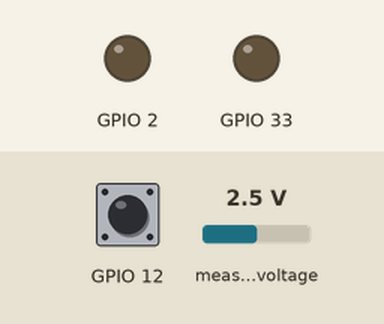
Recording of a sketch running on a simulated ESP32. Parts: output pins drawn as LEDs (lit = HIGH). The test bench sets the inputs (shaded band); at power-on: GPIO 12 HIGH, measured voltage 2.5 V. WiFi joins after 1.5 s; servers stay silent unless stated.

Above: at 0.1 s.
At 1.3 s:
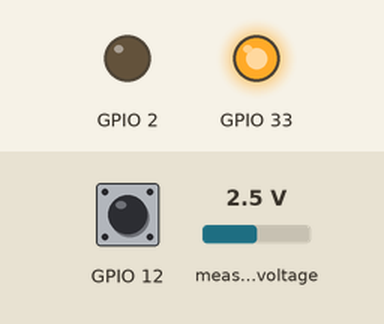
Timing chart, 0 to 2.8 s (numbered marks = the images above):
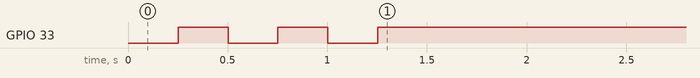

The sketch:

Main.ino
```cpp
#include "WiFi.h"
#include "AsyncUDP.h"
#include "ADS1X15.h"

// CONFIG NETWORK AND WIFI
const char * ssid = "Vodafone-Righele";
const char * password = "manu2808";
IPAddress myIP(192,168,1,90);
IPAddress myGATEWAY(192,168,1,1);
IPAddress mySUBNET(255,255,255,0);
int myPORT = 6969;
IPAddress serverIP(192,168,1,35);
int serverPORT = 6969;

// PINs
struct PinConfig {
  int EncP1=12;
  int EncP2=13;
  int LED=33;
  int Actuators=2;
  int SDA=14;
  int SCL=15;
} PIN;

// UDP vars
AsyncUDP udp_tx, udp_rx;
struct WriteConfig {
  const char * rawEnc="raw/enc:%d\n";
  const char * rawAcc="raw/acc:%d;%d;%d\n";
} WRITE;

// I2C vars
ADS1115 ADS(0x48, &Wire1);

// Utils
uint8_t starts_with(const char * str, const char * starts_str, const uint8_t starts_len)
{
  uint8_t i=0, check=1;
  while(i<starts_len && check){
    check = starts_str[i] == str[i];
    i++;
  }
  return check;
}
uint32_t string_from(const char * str, char * out, const char separator, const int MAX_SIZE)
{
  int i=0, j=0;
  while(i<MAX_SIZE && str[i]!=separator)
    i++;
  i++;
  while(i<MAX_SIZE && str[i]!='\0' && str[i]!='\n'){
    out[j]=str[i];
    i++; j++;
  }
  out[j]='\0';
  return j;
}
uint32_t string_to_uint32(const char * str, uint8_t len)
{
  uint32_t num=0;
  uint8_t pos=0;
  while(len>0){
    num += (int)(str[len-1]-'0') * (int)(pow(10, pos));
    len--;
    pos++;
  }
  return num;
}

// Handlers
IRAM_ATTR void UDP_rx_cb(AsyncUDPPacket packet)
{
  if(packet.length()<50)
  {
    char * data = (char *)packet.data();
    if(starts_with(data, "set/act:", 8))
    {
      char value[50];
      uint32_t len = string_from(data, value, ':', 50);
      uint32_t value_int = string_to_uint32(value, len);
      analogWrite(PIN.Actuators, value_int);
    }
  }
}

void setup()
{
  //Declare PINS
  pinMode(PIN.EncP1, INPUT_PULLUP);
  pinMode(PIN.EncP2, INPUT_PULLUP);
  pinMode(PIN.LED, OUTPUT);
  pinMode(PIN.Actuators, OUTPUT);
  Serial.begin(115200);

  //Setup ADS for accelerometer
  Wire1.begin(PIN.SDA, PIN.SCL, 100000); // freq 100 KHz
  ADS.begin();
  ADS.setGain(2);      //  +-2.048 volt
  ADS.setDataRate(7);  //  0 = slow   4 = medium   7 = fast
  ADS.setMode(1);      //  continuous mode
  while (!ADS.isConnected()) {
    digitalWrite(PIN.LED, LOW);
    delay(50);
    digitalWrite(PIN.LED, HIGH);
    delay(500);
  }

  //Setup WIFI
  digitalWrite(PIN.LED, LOW);
  WiFi.mode(WIFI_STA);
  WiFi.config(myIP, myGATEWAY, mySUBNET);
  WiFi.begin(ssid, password);
  while (WiFi.status() != WL_CONNECTED) {
    digitalWrite(PIN.LED, LOW);
    delay(250);
    digitalWrite(PIN.LED, HIGH);
    delay(250);
  }

  //Setup handlers
  digitalWrite(PIN.LED, LOW);
  if(udp_tx.connect(serverIP, serverPORT) && udp_rx.listen(myPORT)) {
      digitalWrite(PIN.LED, HIGH);
      udp_rx.onPacket(UDP_rx_cb);
  }
}

int8_t countEnc=0, dirEnc=0, ADSreading=3, readyAcc=0;
uint16_t valAccX, valAccY, valAccZ;
uint32_t timeEncSend=0, timeEncRead=0, timeAcc=0;
uint8_t stateEnc=0, prevStateEnc=0;

void loop()
{
    /*** SENSOR READINGS/WRITINGS ***/

    // Rotary encoder reads every 0.5 ms
    if(micros()-timeEncRead>=500)
    {
      stateEnc = digitalRead(PIN.EncP1);
      if(!stateEnc && prevStateEnc)
      {
        dirEnc = digitalRead(PIN.EncP2) ? -1 : 1;
        countEnc++;
      }
      prevStateEnc = stateEnc;
      timeEncRead=micros();
    }

    // Accelerometer every ~50ms, ADS timings (10-11ms)
    if(!readyAcc && millis()-timeAcc>=38)
    {
      switch(ADSreading)
      {
        case 0:
          if(ADS.isReady())
          {
            valAccX = ADS.getValue();
            ADSreading++;
            ADS.requestADC(ADSreading);
          }
          break;
        case 1:
          if(ADS.isReady())
          {
            valAccY = ADS.getValue();
            ADSreading++;
            ADS.requestADC(ADSreading);
          }
          break;
        case 2:
          if(ADS.isReady())
          {
            valAccZ = ADS.getValue();
            ADSreading++;
            readyAcc=1;
          }
          break;
        default:
          ADSreading=0;
          ADS.requestADC(ADSreading);
      }
    }

    /*** COMPUTATION AND SENDINGS ***/

    // Compute and send velocity of the rod every 200 ms
    if(millis()-timeEncSend>=200)
    {
      udp_tx.printf(WRITE.rawEnc, countEnc*dirEnc); //ticks per 200ms
      countEnc=0;
      timeEncSend=millis();
    }

    // Send acceleration on x y z when it's ready (every ~50ms)
    if(readyAcc && millis()-timeAcc>=50)
    {
      udp_tx.printf(WRITE.rawAcc, valAccX, valAccY, valAccZ);
      timeAcc=millis();
      readyAcc=0;
    }

}
```
